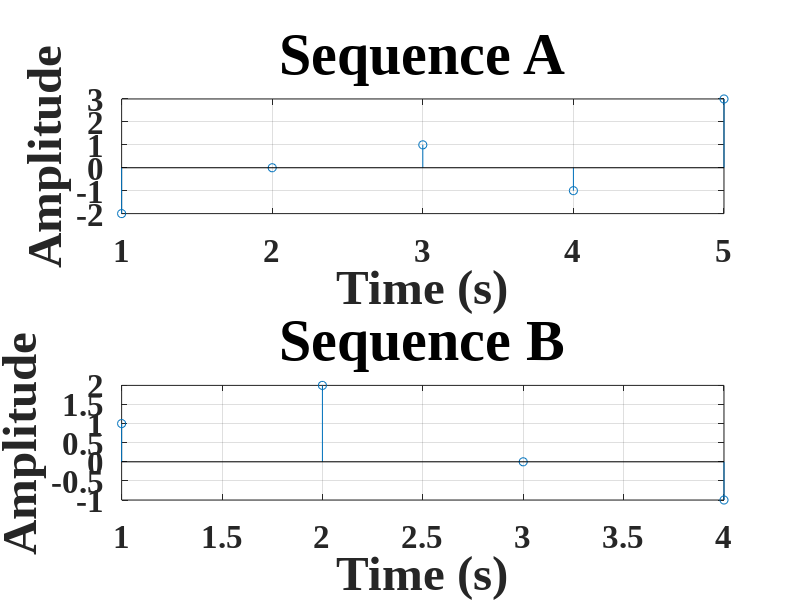

The MATLAB script that drew this image:
% Generate two finite sequences a(n) and b(n)

a=[-2  0  1  -1  3];
b=[1 2 0 -1];
d=5;
n=1:1:d;
c=4;
l=1:1:c;

figure(1);
subplot(2,1,1);
% plot(n, a);
stem(n,a);
set(gca, 'FontName', 'Times New Roman', 'FontWeight', 'bold', 'FontSize', 24);
set(gca, 'XGrid', 'on');
set(gca, 'YGrid', 'on');
title('Sequence A', 'FontSize', 42);
xlabel('Time (s)', 'FontSize', 35);
ylabel('Amplitude', 'FontSize', 35);

subplot(2,1,2);
% plot(1, b);
stem(l,b);
set(gca, 'FontName', 'Times New Roman', 'FontWeight', 'bold', 'FontSize', 24);
set(gca, 'XGrid', 'on');
set(gca, 'YGrid', 'on');
title('Sequence B', 'FontSize', 42);
xlabel('Time (s)', 'FontSize', 35);
ylabel('Amplitude', 'FontSize', 35);

